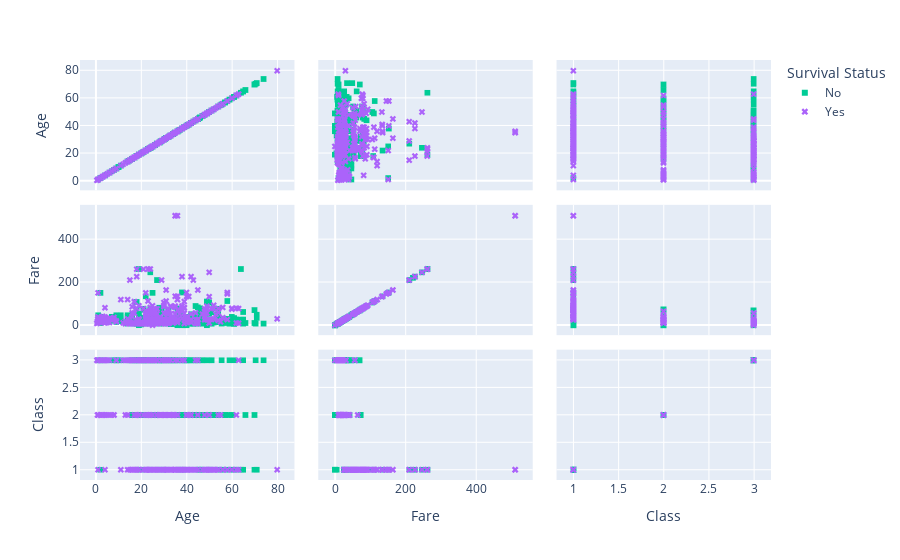

The notebook cell saved with this chart:
### Code cell
pd.DataFrame.iteritems = pd.DataFrame.items
scatter_matrix = px.scatter_matrix(df, dimensions=['Age', 'Fare', 'Pclass'], color='Survived',
                                   category_orders={'Survived': [0, 1]},
                                   labels={'Survived': 'Survival Status', 'Age': 'Age', 'Fare': 'Fare', 'Pclass': 'Class'},
                                   symbol='Survived', size_max=10)

# Show the plot
scatter_matrix.show()

### Figure 1 — Plotly figure (JSON) as saved in the notebook; plotly's stock layout.template omitted (floating-point values rounded to 4 significant figures; data arrays with more than 128 entries replaced by an {"elided": "..."} marker saying what was removed)
{"data": [{"dimensions": [{"axis": {"matches": true}, "label": "Age", "values": {"elided": "549 float values"}}, {"axis": {"matches": true}, "label": "Fare", "values": {"elided": "549 float values"}}, {"axis": {"matches": true}, "label": "Class", "values": {"elided": "549 int values"}}], "hovertemplate": "Survival Status=No<br>%{xaxis.title.text}=%{x}<br>%{yaxis.title.text}=%{y}<extra></extra>", "legendgroup": "No", "marker": {"color": "#00cc96", "symbol": "square"}, "name": "No", "showlegend": true, "type": "splom"}, {"dimensions": [{"axis": {"matches": true}, "label": "Age", "values": {"elided": "342 float values"}}, {"axis": {"matches": true}, "label": "Fare", "values": {"elided": "342 float values"}}, {"axis": {"matches": true}, "label": "Class", "values": {"elided": "342 int values"}}], "hovertemplate": "Survival Status=Yes<br>%{xaxis.title.text}=%{x}<br>%{yaxis.title.text}=%{y}<extra></extra>", "legendgroup": "Yes", "marker": {"color": "#ab63fa", "symbol": "x"}, "name": "Yes", "showlegend": true, "type": "splom"}], "layout": {"autosize": true, "dragmode": "select", "legend": {"title": {"text": "Survival Status"}, "tracegroupgap": 0}, "margin": {"t": 60}, "xaxis": {"autorange": true, "range": [-10.15, 90.57], "type": "linear"}, "xaxis2": {"autorange": true, "range": [-68.03, 580.4], "type": "linear"}, "xaxis3": {"autorange": true, "range": [0.7344, 3.266], "type": "linear"}, "yaxis": {"autorange": true, "range": [-10.15, 90.57], "type": "linear"}, "yaxis2": {"autorange": true, "range": [-68.03, 580.4], "type": "linear"}, "yaxis3": {"autorange": true, "range": [0.7344, 3.266], "type": "linear"}}}
